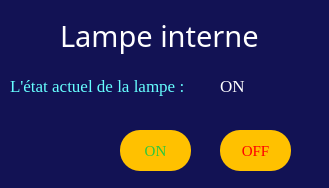
<?xml version="1.0" encoding="UTF-8"?>
<ui version="4.0">
 <class>Form</class>
 <widget class="QWidget" name="Form">
  <property name="geometry">
   <rect>
    <x>0</x>
    <y>0</y>
    <width>329</width>
    <height>188</height>
   </rect>
  </property>
  <property name="windowTitle">
   <string>Lampe Interne</string>
  </property>
  <property name="styleSheet">
   <string notr="true">QWidget{

background-color: #121254 ;}</string>
  </property>
  <widget class="QLabel" name="label">
   <property name="geometry">
    <rect>
     <x>60</x>
     <y>10</y>
     <width>221</width>
     <height>51</height>
    </rect>
   </property>
   <property name="styleSheet">
    <string notr="true">QLabel{
   color: #00bfff;
  
   
   
   -webkit-box-shadow: rgba(0,0,0,1) 0 1px 0;
   -moz-box-shadow: rgba(0,0,0,1) 0 1px 0;
   box-shadow: rgba(0,0,0,1) 0 1px 0;
   text-shadow: rgba(0,0,0,.4) 0 1px 0;
   color: #FFFFFF;
   font-size: 29px;
   font-family: Algerian;
   text-decoration: none;
   
}</string>
   </property>
   <property name="text">
    <string>Lampe interne</string>
   </property>
  </widget>
  <widget class="QLabel" name="label_etat_lampe_interne">
   <property name="geometry">
    <rect>
     <x>220</x>
     <y>70</y>
     <width>61</width>
     <height>31</height>
    </rect>
   </property>
   <property name="font">
    <font>
     <family>Georgia,serif</family>
     <pointsize>-1</pointsize>
     <underline>false</underline>
     <strikeout>false</strikeout>
    </font>
   </property>
   <property name="styleSheet">
    <string notr="true">QLabel{
   color: rgb(255, 255, 255);
  
   
   
   -webkit-box-shadow: rgba(0,0,0,1) 0 1px 0;
   -moz-box-shadow: rgba(0,0,0,1) 0 1px 0;
   box-shadow: rgba(0,0,0,1) 0 1px 0;
   text-shadow: rgba(0,0,0,.4) 0 1px 0;
   color: rgb(255, 255, 255);
   font-size: 17px;
   font-family: Georgia, serif;
   text-decoration: none;
   
}</string>
   </property>
   <property name="text">
    <string>ON</string>
   </property>
  </widget>
  <widget class="QPushButton" name="btn_on_lampe_interne">
   <property name="geometry">
    <rect>
     <x>120</x>
     <y>130</y>
     <width>71</width>
     <height>41</height>
    </rect>
   </property>
   <property name="cursor">
    <cursorShape>PointingHandCursor</cursorShape>
   </property>
   <property name="styleSheet">
    <string notr="true">QPushButton {
  background: #ffc100 ;
  background-image: -webkit-linear-gradient(top, #4a4f96, #2d95d6);
  background-image: -moz-linear-gradient(top, #4a4f96, #2d95d6);
  background-image: -ms-linear-gradient(top, #4a4f96, #2d95d6);
  background-image: -o-linear-gradient(top, #4a4f96, #2d95d6);
  background-image: linear-gradient(to bottom, #4a4f96, #2d95d6);
  -webkit-border-radius: 20;
  -moz-border-radius: 20;
  border-radius: 20px;
  text-shadow: 10px 1px 3px #666666;
  font-family: Georgia;
  color: #2ac83e;
  font-size: 15px;
  padding: 10px 20px 10px 20px;
  text-decoration: none;
}
QPushButton:hover {
  background: #4f5a64;
  background-image: -webkit-linear-gradient(top, #3cb0fd, #3498db);
  background-image: -moz-linear-gradient(top, #3cb0fd, #3498db);
  background-image: -ms-linear-gradient(top, #3cb0fd, #3498db);
  background-image: -o-linear-gradient(top, #3cb0fd, #3498db);
  background-image: linear-gradient(to bottom, #3cb0fd, #3498db);
  text-decoration: none;
}

</string>
   </property>
   <property name="text">
    <string>ON</string>
   </property>
  </widget>
  <widget class="QLabel" name="label_3">
   <property name="geometry">
    <rect>
     <x>10</x>
     <y>70</y>
     <width>201</width>
     <height>31</height>
    </rect>
   </property>
   <property name="font">
    <font>
     <family>Georgia,serif</family>
     <pointsize>-1</pointsize>
     <underline>false</underline>
     <strikeout>false</strikeout>
    </font>
   </property>
   <property name="styleSheet">
    <string notr="true">QLabel{
   
  
   
   
   -webkit-box-shadow: rgba(0,0,0,1) 0 1px 0;
   -moz-box-shadow: rgba(0,0,0,1) 0 1px 0;
   box-shadow: rgba(0,0,0,1) 0 1px 0;
   text-shadow: rgba(0,0,0,.4) 0 1px 0;
   color: #66FFFF ;
   font-size: 17px;
   font-family: Georgia, serif;
   text-decoration: none;
   
}</string>
   </property>
   <property name="text">
    <string>L'état actuel de la lampe :</string>
   </property>
  </widget>
  <widget class="QPushButton" name="btn_off_lampe_interne">
   <property name="geometry">
    <rect>
     <x>220</x>
     <y>130</y>
     <width>71</width>
     <height>41</height>
    </rect>
   </property>
   <property name="cursor">
    <cursorShape>PointingHandCursor</cursorShape>
   </property>
   <property name="styleSheet">
    <string notr="true">QPushButton {
  background:  #ffc100 ;
  background-image: -webkit-linear-gradient(top, #4a4f96, #2d95d6);
  background-image: -moz-linear-gradient(top, #4a4f96, #2d95d6);
  background-image: -ms-linear-gradient(top, #4a4f96, #2d95d6);
  background-image: -o-linear-gradient(top, #4a4f96, #2d95d6);
  background-image: linear-gradient(to bottom, #4a4f96, #2d95d6);
  -webkit-border-radius: 20;
  -moz-border-radius: 20;
  border-radius: 20px;
  text-shadow: 10px 1px 3px #666666;
  font-family: Georgia;
  color: #FF0000;
  font-size: 15px;
  padding: 10px 20px 10px 20px;
  text-decoration: none;
}
QPushButton:hover {
  background: #4f5a64;
  background-image: -webkit-linear-gradient(top, #3cb0fd, #3498db);
  background-image: -moz-linear-gradient(top, #3cb0fd, #3498db);
  background-image: -ms-linear-gradient(top, #3cb0fd, #3498db);
  background-image: -o-linear-gradient(top, #3cb0fd, #3498db);
  background-image: linear-gradient(to bottom, #3cb0fd, #3498db);
  text-decoration: none;
}

</string>
   </property>
   <property name="text">
    <string>OFF</string>
   </property>
   <property name="iconSize">
    <size>
     <width>80</width>
     <height>8</height>
    </size>
   </property>
  </widget>
  <widget class="QLabel" name="label_2">
   <property name="geometry">
    <rect>
     <x>20</x>
     <y>110</y>
     <width>81</width>
     <height>81</height>
    </rect>
   </property>
   <property name="text">
    <string/>
   </property>
   <property name="pixmap">
    <pixmap resource="photos.qrc">:/newPrefix/lamp64.png</pixmap>
   </property>
  </widget>
 </widget>
 <resources>
  <include location="photos.qrc"/>
  <include location="D:/python/Lib/site-packages/PyQt4/photos.qrc"/>
 </resources>
 <connections/>
</ui>
